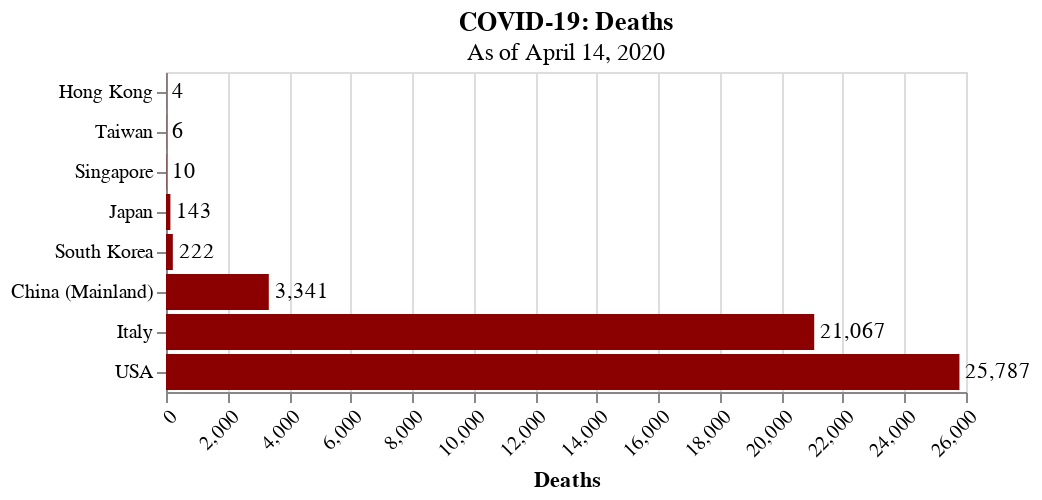

The notebook cell this image was saved under:
### Code cell
# Total Deaths
deaths = [taiwan_deaths[-1], singapore_deaths[-1], hongkong_deaths[-1], southkorea_deaths[-1], japan_deaths[-1], china_deaths[-1], usa_deaths[-1], italy_deaths[-1]]

data = pd.DataFrame(list(zip(regions, deaths)), columns=['Region', 'Deaths'])

bars = alt.Chart(data).mark_bar().encode(
    x="Deaths:Q",
    y=alt.Y("Region:O", sort='x')
).properties(
    title={
        "text":'COVID-19: Deaths',
        "subtitle":'As of ' + as_of_date.strftime("%B %d, %Y")
    }
)

text = bars.mark_text(
    align='left',
    baseline='middle',
    dx=3
).encode(
    text=(
        alt.Text("Deaths:Q", format=",")
    )
)

alt.layer(bars, text).configure_axisX(
    labelAngle=-45
).configure_axisY(
    title=None
).configure_bar(
    color='darkred'
)

### Figure 1 — Vega-Lite specification as saved in the notebook (floating-point values rounded to 4 significant figures)
{"config": {"view": {"continuousWidth": 400, "continuousHeight": 300}, "axisX": {"labelAngle": -45}, "axisY": {"title": null}, "bar": {"color": "darkred"}}, "layer": [{"mark": "bar", "encoding": {"x": {"type": "quantitative", "field": "Deaths"}, "y": {"type": "ordinal", "field": "Region", "sort": "x"}}, "title": {"text": "COVID-19: Deaths", "subtitle": "As of April 14, 2020"}}, {"mark": {"type": "text", "align": "left", "baseline": "middle", "dx": 3}, "encoding": {"text": {"type": "quantitative", "field": "Deaths", "format": ","}, "x": {"type": "quantitative", "field": "Deaths"}, "y": {"type": "ordinal", "field": "Region", "sort": "x"}}, "title": {"text": "COVID-19: Deaths", "subtitle": "As of April 14, 2020"}}], "data": {"name": "data-03920919d2f53693b39d6a2a4d29e314"}, "$schema": "https://vega.github.io/schema/vega-lite/v4.8.1.json", "datasets": {"data-03920919d2f53693b39d6a2a4d29e314": [{"Region": "Taiwan", "Deaths": 6}, {"Region": "Singapore", "Deaths": 10}, {"Region": "Hong Kong", "Deaths": 4}, {"Region": "South Korea", "Deaths": 222}, {"Region": "Japan", "Deaths": 143}, {"Region": " China (Mainland)", "Deaths": 3341}, {"Region": "USA", "Deaths": 25787}, {"Region": "Italy", "Deaths": 21067}]}}
